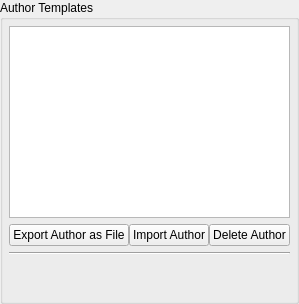
          <widget class="QWidget" name="page_loops">
           <layout class="QVBoxLayout" name="verticalLayout_18">
            <property name="leftMargin">
             <number>0</number>
            </property>
            <property name="topMargin">
             <number>0</number>
            </property>
            <property name="rightMargin">
             <number>0</number>
            </property>
            <property name="bottomMargin">
             <number>0</number>
            </property>
            <item>
             <widget class="QGroupBox" name="LoopsGroupBox">
              <property name="title">
               <string>Author Templates</string>
              </property>
              <property name="flat">
               <bool>true</bool>
              </property>
              <layout class="QVBoxLayout" name="verticalLayout_17">
               <property name="spacing">
                <number>0</number>
               </property>
               <property name="leftMargin">
                <number>6</number>
               </property>
               <property name="topMargin">
                <number>6</number>
               </property>
               <property name="rightMargin">
                <number>6</number>
               </property>
               <property name="bottomMargin">
                <number>6</number>
               </property>
               <item>
                <widget class="QListWidget" name="LoopTemplatesListWidget">
                 <property name="editTriggers">
                  <set>QAbstractItemView::EditTrigger::NoEditTriggers</set>
                 </property>
                 <property name="selectionMode">
                  <enum>QAbstractItemView::SelectionMode::SingleSelection</enum>
                 </property>
                 <property name="selectionBehavior">
                  <enum>QAbstractItemView::SelectionBehavior::SelectRows</enum>
                 </property>
                </widget>
               </item>
               <item>
                <layout class="QGridLayout" name="gridLayout_24">
                 <property name="topMargin">
                  <number>6</number>
                 </property>
                 <property name="bottomMargin">
                  <number>6</number>
                 </property>
                 <item row="0" column="1">
                  <widget class="QPushButton" name="ExportAuthorPushButton">
                   <property name="sizePolicy">
                    <sizepolicy hsizetype="Minimum" vsizetype="Fixed">
                     <horstretch>0</horstretch>
                     <verstretch>0</verstretch>
                    </sizepolicy>
                   </property>
                   <property name="text">
                    <string>Export Author as File</string>
                   </property>
                  </widget>
                 </item>
                 <item row="0" column="2">
                  <widget class="QPushButton" name="ImportAuthorPushButton">
                   <property name="text">
                    <string>Import Author</string>
                   </property>
                  </widget>
                 </item>
                 <item row="0" column="3">
                  <widget class="QPushButton" name="DeleteLoopAuthorTemplateButton">
                   <property name="text">
                    <string>Delete Author</string>
                   </property>
                  </widget>
                 </item>
                </layout>
               </item>
               <item>
                <widget class="Line" name="line_2">
                 <property name="orientation">
                  <enum>Qt::Orientation::Horizontal</enum>
                 </property>
                </widget>
               </item>
               <item>
                <spacer name="verticalSpacer_9">
                 <property name="orientation">
                  <enum>Qt::Orientation::Vertical</enum>
                 </property>
                 <property name="sizeHint" stdset="0">
                  <size>
                   <width>20</width>
                   <height>40</height>
                  </size>
                 </property>
                </spacer>
               </item>
              </layout>
             </widget>
            </item>
           </layout>
          </widget>
